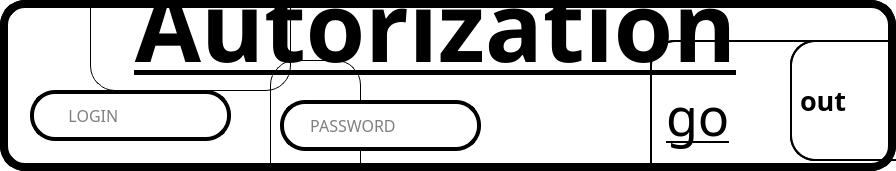
<?xml version="1.0" encoding="UTF-8"?>
<ui version="4.0">
 <class>avtorizat</class>
 <widget class="QMainWindow" name="avtorizat">
  <property name="geometry">
   <rect>
    <x>0</x>
    <y>0</y>
    <width>896</width>
    <height>171</height>
   </rect>
  </property>
  <property name="windowTitle">
   <string>MainWindow</string>
  </property>
  <property name="styleSheet">
   <string notr="true">background-color: rgb(255, 255, 255);
  border:8px solid #000000;
  border-radius: 25px;
</string>
  </property>
  <widget class="QWidget" name="centralwidget">
   <widget class="QLabel" name="label_5">
    <property name="geometry">
     <rect>
      <x>790</x>
      <y>40</y>
      <width>261</width>
      <height>121</height>
     </rect>
    </property>
    <property name="font">
     <font>
      <family>SETxt</family>
      <pointsize>20</pointsize>
      <weight>75</weight>
      <bold>true</bold>
      <strikeout>false</strikeout>
      <stylestrategy>PreferAntialias</stylestrategy>
      <kerning>true</kerning>
     </font>
    </property>
    <property name="styleSheet">
     <string notr="true">  background-color: #ffffff;
  border:2px solid #000000;
  border-radius: 25px;
background-color: qlineargradient(spread:reflect, x1:0.379538, y1:0.568, x2:0.581, y2:0.544682, stop:0 rgba(255, 255, 255, 0), stop:1 rgba(187, 187, 187, 0));
color: rgb(0, 0, 0);</string>
    </property>
    <property name="text">
     <string notr="true">out</string>
    </property>
    <property name="textFormat">
     <enum>Qt::PlainText</enum>
    </property>
    <property name="scaledContents">
     <bool>false</bool>
    </property>
   </widget>
   <widget class="QLabel" name="label_7">
    <property name="geometry">
     <rect>
      <x>650</x>
      <y>40</y>
      <width>491</width>
      <height>151</height>
     </rect>
    </property>
    <property name="font">
     <font>
      <family>SETxt</family>
      <pointsize>39</pointsize>
      <weight>50</weight>
      <bold>false</bold>
      <underline>true</underline>
      <strikeout>false</strikeout>
      <stylestrategy>PreferAntialias</stylestrategy>
      <kerning>true</kerning>
     </font>
    </property>
    <property name="styleSheet">
     <string notr="true">  background-color: #ffffff;
  border:2px solid #000000;
  border-radius: 25px;
background-color: qlineargradient(spread:reflect, x1:0.379538, y1:0.568, x2:0.581, y2:0.544682, stop:0 rgba(255, 255, 255, 0), stop:1 rgba(187, 187, 187, 0));
color: rgb(0, 0, 0);</string>
    </property>
    <property name="text">
     <string notr="true">go</string>
    </property>
    <property name="textFormat">
     <enum>Qt::PlainText</enum>
    </property>
    <property name="scaledContents">
     <bool>false</bool>
    </property>
   </widget>
   <widget class="QPushButton" name="AVTORIZ">
    <property name="geometry">
     <rect>
      <x>650</x>
      <y>40</y>
      <width>491</width>
      <height>151</height>
     </rect>
    </property>
    <property name="styleSheet">
     <string notr="true">  background-color: #ffffff;
  border:2px solid #000000;
  border-radius: 25px;
background-color: qlineargradient(spread:reflect, x1:0.379538, y1:0.568, x2:0.581, y2:0.544682, stop:0 rgba(255, 255, 255, 0), stop:1 rgba(187, 187, 187, 0));</string>
    </property>
    <property name="text">
     <string/>
    </property>
   </widget>
   <widget class="QLineEdit" name="login">
    <property name="geometry">
     <rect>
      <x>30</x>
      <y>90</y>
      <width>201</width>
      <height>51</height>
     </rect>
    </property>
    <property name="font">
     <font>
      <family>SETxt</family>
      <pointsize>12</pointsize>
     </font>
    </property>
    <property name="styleSheet">
     <string notr="true">  background-color: #ffffff;
  border:4px solid #000000;
  border-radius: 25px;
color: rgb(0, 0, 0);
padding-left: 20px;
padding-right: 30px;
</string>
    </property>
    <property name="placeholderText">
     <string>   LOGIN</string>
    </property>
   </widget>
   <widget class="QPushButton" name="vihodAVTORIZ">
    <property name="geometry">
     <rect>
      <x>790</x>
      <y>40</y>
      <width>261</width>
      <height>121</height>
     </rect>
    </property>
    <property name="styleSheet">
     <string notr="true">  background-color: #ffffff;
  border:2px solid #000000;
  border-radius: 25px;
background-color: qlineargradient(spread:reflect, x1:0.379538, y1:0.568, x2:0.581, y2:0.544682, stop:0 rgba(255, 255, 255, 0), stop:1 rgba(187, 187, 187, 0));</string>
    </property>
    <property name="text">
     <string/>
    </property>
   </widget>
   <widget class="QLabel" name="label_6">
    <property name="geometry">
     <rect>
      <x>270</x>
      <y>60</y>
      <width>91</width>
      <height>131</height>
     </rect>
    </property>
    <property name="sizeIncrement">
     <size>
      <width>0</width>
      <height>1</height>
     </size>
    </property>
    <property name="font">
     <font>
      <family>SETxt</family>
      <pointsize>13</pointsize>
      <strikeout>false</strikeout>
      <stylestrategy>PreferAntialias</stylestrategy>
      <kerning>true</kerning>
     </font>
    </property>
    <property name="styleSheet">
     <string notr="true">  background-color: #ffffff;
  border:1px solid #000000;
  border-radius: 25px;
background-color: qlineargradient(spread:reflect, x1:0.379538, y1:0.568, x2:0.581, y2:0.544682, stop:0 rgba(255, 255, 255, 0), stop:1 rgba(187, 187, 187, 0));</string>
    </property>
    <property name="text">
     <string notr="true"/>
    </property>
    <property name="textFormat">
     <enum>Qt::PlainText</enum>
    </property>
    <property name="scaledContents">
     <bool>false</bool>
    </property>
   </widget>
   <widget class="QLabel" name="label_4">
    <property name="geometry">
     <rect>
      <x>90</x>
      <y>-110</y>
      <width>201</width>
      <height>201</height>
     </rect>
    </property>
    <property name="font">
     <font>
      <family>SETxt</family>
      <pointsize>13</pointsize>
      <strikeout>false</strikeout>
      <stylestrategy>PreferAntialias</stylestrategy>
      <kerning>true</kerning>
     </font>
    </property>
    <property name="styleSheet">
     <string notr="true">  background-color: #ffffff;
  border:1px solid #000000;
  border-radius: 25px;
background-color: qlineargradient(spread:reflect, x1:0.379538, y1:0.568, x2:0.581, y2:0.544682, stop:0 rgba(255, 255, 255, 0), stop:1 rgba(187, 187, 187, 0));</string>
    </property>
    <property name="text">
     <string notr="true"/>
    </property>
    <property name="textFormat">
     <enum>Qt::PlainText</enum>
    </property>
    <property name="scaledContents">
     <bool>false</bool>
    </property>
   </widget>
   <widget class="QLineEdit" name="password">
    <property name="geometry">
     <rect>
      <x>280</x>
      <y>100</y>
      <width>201</width>
      <height>51</height>
     </rect>
    </property>
    <property name="font">
     <font>
      <family>SETxt</family>
      <pointsize>12</pointsize>
     </font>
    </property>
    <property name="styleSheet">
     <string notr="true">  background-color: #ffffff;
  border:4px solid #000000;
  border-radius: 25px;
color: rgb(0, 0, 0);
padding-left: 20px;
padding-right: 30px;
</string>
    </property>
    <property name="placeholderText">
     <string> PASSWORD</string>
    </property>
   </widget>
   <widget class="QLabel" name="label_3">
    <property name="geometry">
     <rect>
      <x>-30</x>
      <y>-60</y>
      <width>931</width>
      <height>171</height>
     </rect>
    </property>
    <property name="font">
     <font>
      <family>SETxt</family>
      <pointsize>72</pointsize>
      <weight>75</weight>
      <bold>true</bold>
     </font>
    </property>
    <property name="styleSheet">
     <string notr="true">  border:0px solid #000000;
background-color: qlineargradient(spread:pad, x1:0, y1:0.483409, x2:1, y2:0.363, stop:0 rgba(255, 255, 255, 0), stop:1 rgba(187, 187, 187, 0));
  border-radius: 30 px;
color: rgb(0, 0, 0);
</string>
    </property>
    <property name="text">
     <string>&lt;html&gt;&lt;head/&gt;&lt;body&gt;&lt;p align=&quot;center&quot;&gt;&lt;span style=&quot; text-decoration: underline;&quot;&gt;Autorization&lt;/span&gt;&lt;/p&gt;&lt;/body&gt;&lt;/html&gt;</string>
    </property>
   </widget>
   <zorder>label_5</zorder>
   <zorder>label_7</zorder>
   <zorder>label_6</zorder>
   <zorder>label_4</zorder>
   <zorder>label_3</zorder>
   <zorder>login</zorder>
   <zorder>password</zorder>
   <zorder>AVTORIZ</zorder>
   <zorder>vihodAVTORIZ</zorder>
  </widget>
 </widget>
 <resources/>
 <connections/>
</ui>
